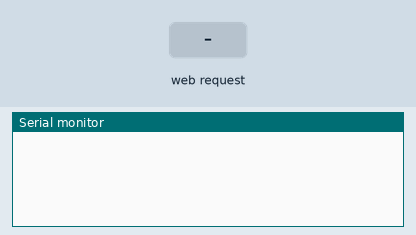
A sketch run on a simulated ESP8266 (NodeMCU). On the bench: the last lines printed to the serial monitor. Inputs (shaded band) come from the test bench. WiFi joins after 1.5 s; servers stay silent unless stated.

Above: at 2.7 s.
2.8 s: HTTP request GET /ArmHome received
At 3.3 s:
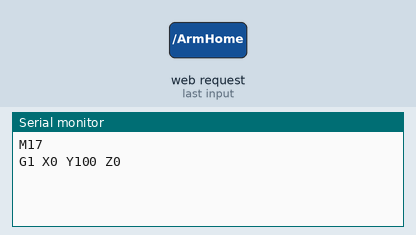
4.3 s: HTTP request GET /ArmRest received
At 5.6 s:
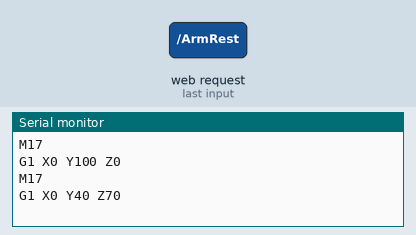

The sketch:

3_Post_Control.ino
```cpp
/*
 * Ftobler Robot Arm with NodeMCU
 *
 * Heramb MakerLab
 */
#include <ESP8266WiFi.h>
#include <WiFiClient.h>

//ESP Web Server Library to host a web page
#include <ESP8266WebServer.h>

//---------------------------------------------------------------
//Our HTML webpage contents in program memory
const char MAIN_page[] PROGMEM = R"=====(
<!DOCTYPE html>
<html>
<body>
<center>
<h1>Ftobler Arm Mobile Operated using NodeMCU</h1><br>
Click to move arm <a href="ArmHome" target="myIframe">ARM HOME</a><br>
Click to move arm <a href="ArmRest" target="myIframe">ARM REST</a><br>
Click to move arm <a href="ArmBottom" target="myIframe">ARM BOTTOM</a><br>
Arm State:<iframe name="myIframe" width="200" height="25" frameBorder="0"><br>
<hr>
<a href="http://www.facebook.com/herambmakerlab">Heramb MakerLab</a>
</center>
</body>
</html>
)=====";
//---------------------------------------------------------------

//SSID and Password of your WiFi router
const char* ssid = "XXXXXX";
const char* password = "XXXXXXX";

//Declare a global object variable from the ESP8266WebServer class.
ESP8266WebServer server(80); //Server on port 80

//===============================================================
// This routine is executed when you open its IP in browser
//===============================================================
void handleRoot() {
 //Serial.println("You called root page");
 String s = MAIN_page; //Read HTML contents
 server.send(200, "text/html", s); //Send web page
}

void handleArmHome() {
 Serial.println("M17");
 Serial.println("G1 X0 Y100 Z0");

 server.send(200, "text/html", "Arm at Home"); //Send ADC value only to client ajax request
}

void handleArmRest() {
 Serial.println("M17");
 Serial.println("G1 X0 Y40 Z70");
 server.send(200, "text/html", "Arm at Rest"); //Send ADC value only to client ajax request
}

void handleArmBottom() {
 Serial.println("M17");
 Serial.println("G1 X0 Y120 Z120");
 server.send(200, "text/html", "Arm at Bottom"); //Send ADC value only to client ajax request
}
//==============================================================
//                  SETUP
//==============================================================
void setup(void){
  Serial.begin(9600);

  WiFi.begin(ssid, password);     //Connect to your WiFi router


  // Wait for connection
  while (WiFi.status() != WL_CONNECTED) {
    delay(500);

  }

  server.on("/", handleRoot);      //Which routine to handle at root location. This is display page
  server.on("/ArmHome", handleArmHome);
  server.on("/ArmRest", handleArmRest);
  server.on("/ArmBottom", handleArmBottom);

  server.begin();                  //Start server
  //Serial.println("HTTP server started");
}
//==============================================================
//                     LOOP
//==============================================================
void loop(void){
  server.handleClient();          //Handle client requests
}
```

Measured:
- after the input at 2.8 s, the serial monitor: prints a new line at once (image 1)
- after the input at 4.3 s, the serial monitor: prints a new line at once (image 2)
